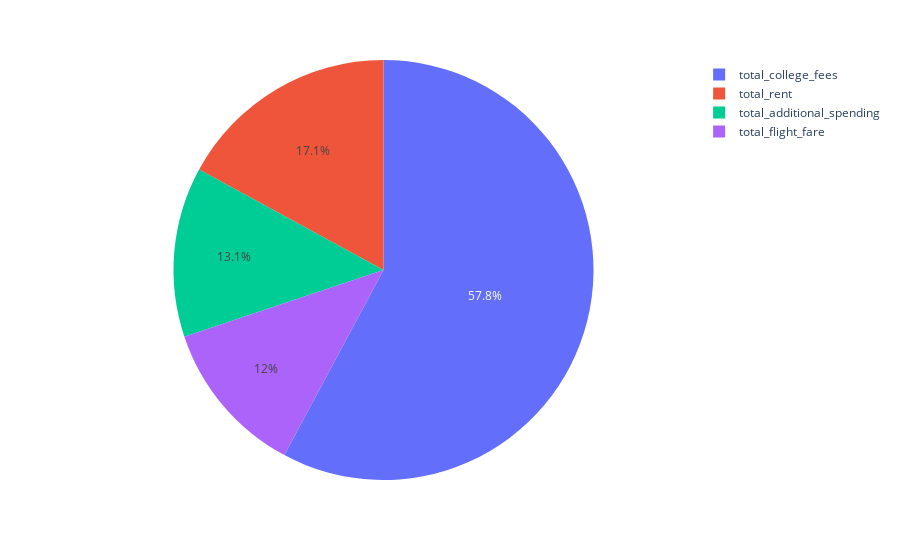

This figure's notebook cell:
### Code cell
px.pie(total_df, names = 'index', values = 0)

### Figure 1 — Plotly figure (JSON) as saved in the notebook; plotly's stock layout.template omitted (floating-point values rounded to 4 significant figures)
{"data": [{"domain": {"x": [0, 1], "y": [0, 1]}, "hovertemplate": "index=%{label}<br>0=%{value}<extra></extra>", "labels": ["total_additional_spending ", "total_rent", "total_college_fees", "total_flight_fare"], "legendgroup": "", "name": "", "showlegend": true, "type": "pie", "values": [32122, 41900, 142000, 29543]}], "layout": {"legend": {"tracegroupgap": 0}, "margin": {"t": 60}}}
